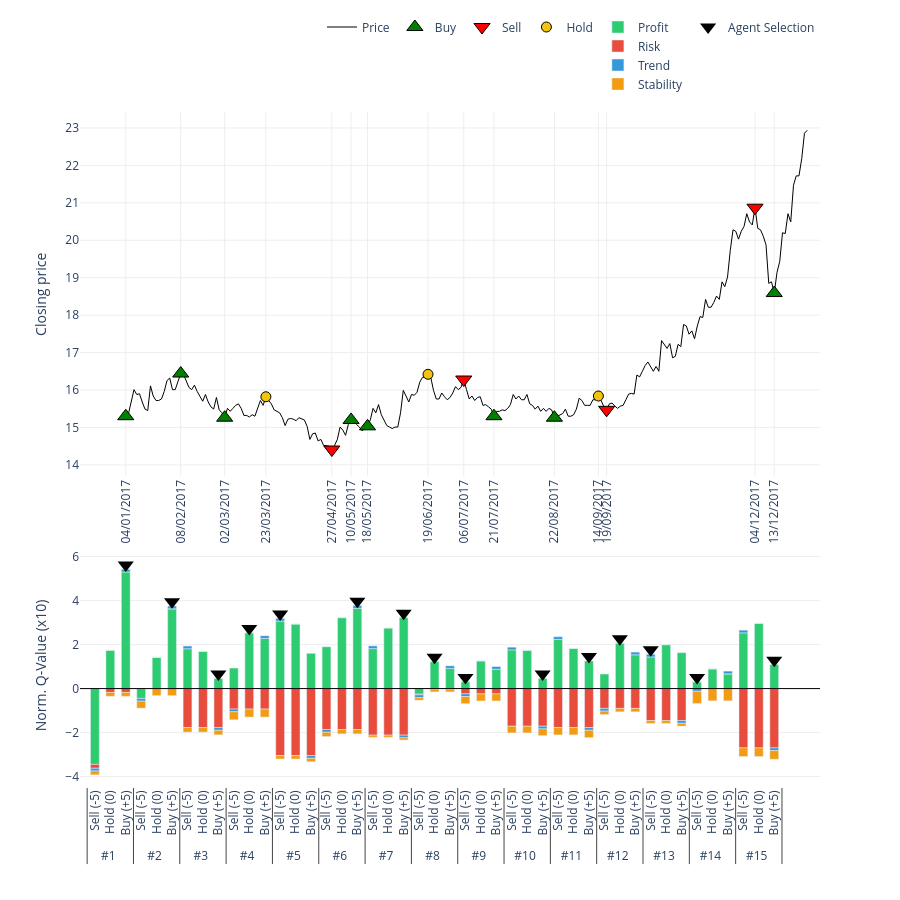

The notebook cell saved with this chart:
### Code cell
# 2. Gọi hàm vẽ (Truyền đúng tên biến vào)
plot_agent_reasoning_minimalist(
    ticker='VCB',                    # Tên mã cổ phiếu hiển thị trên tiêu đề
    df_price=df_processed_test_VCB,  # Dữ liệu giá
    actions=actions_VCB,             # Hành động thực tế
    q_history=q_values_history_VCB,      # Lịch sử Q-value (Input quan trọng)
    critical_indices=index_list_VCB,     # Danh sách các điểm cần vẽ
    scale=10                       # Thang đo hiển thị (để cột cao khoảng 50 đơn vị cho đẹp)
)

### Figure 1 — Plotly figure (JSON) as saved in the notebook; plotly's stock layout.template omitted (floating-point values rounded to 4 significant figures; data arrays with more than 128 entries replaced by an {"elided": "..."} marker saying what was removed)
{"data": [{"hoverinfo": "x+y", "line": {"color": "black", "width": 1}, "mode": "lines", "name": "Price", "type": "scatter", "x": {"elided": "250 str values"}, "xaxis": "x", "y": {"elided": "250 float values"}, "yaxis": "y"}, {"marker": {"color": "green", "line": {"color": "black", "width": 1}, "size": 14, "symbol": "triangle-up"}, "mode": "markers", "name": "Buy", "type": "scatter", "x": ["04/01/2017", "08/02/2017", "02/03/2017", "10/05/2017", "18/05/2017", "21/07/2017", "22/08/2017", "13/12/2017"], "xaxis": "x", "y": [15.3, 16.44, 15.26, 15.2, 15.03, 15.3, 15.26, 18.59], "yaxis": "y"}, {"marker": {"color": "red", "line": {"color": "black", "width": 1}, "size": 14, "symbol": "triangle-down"}, "mode": "markers", "name": "Sell", "type": "scatter", "x": ["27/04/2017", "06/07/2017", "19/09/2017", "04/12/2017"], "xaxis": "x", "y": [14.41, 16.28, 15.47, 20.87], "yaxis": "y"}, {"marker": {"color": "#f1c40f", "line": {"color": "black", "width": 1}, "size": 10, "symbol": "circle"}, "mode": "markers", "name": "Hold", "type": "scatter", "x": ["23/03/2017", "19/06/2017", "14/09/2017"], "xaxis": "x", "y": [15.82, 16.42, 15.84], "yaxis": "y"}, {"legendgroup": "comp", "marker": {"color": "#2ecc71"}, "name": "Profit", "type": "bar", "x": [["#1", "#1", "#1", "#2", "#2", "#2", "#3", "#3", "#3", "#4", "#4", "#4", "#5", "#5", "#5", "#6", "#6", "#6", "#7", "#7", "#7", "#8", "#8", "#8", "#9", "#9", "#9", "#10", "#10", "#10", "#11", "#11", "#11", "#12", "#12", "#12", "#13", "#13", "#13", "#14", "#14", "#14", "#15", "#15", "#15"], ["Sell (-5)", "Hold (0)", "Buy (+5)", "Sell (-5)", "Hold (0)", "Buy (+5)", "Sell (-5)", "Hold (0)", "Buy (+5)", "Sell (-5)", "Hold (0)", "Buy (+5)", "Sell (-5)", "Hold (0)", "Buy (+5)", "Sell (-5)", "Hold (0)", "Buy (+5)", "Sell (-5)", "Hold (0)", "Buy (+5)", "Sell (-5)", "Hold (0)", "Buy (+5)", "Sell (-5)", "Hold (0)", "Buy (+5)", "Sell (-5)", "Hold (0)", "Buy (+5)", "Sell (-5)", "Hold (0)", "Buy (+5)", "Sell (-5)", "Hold (0)", "Buy (+5)", "Sell (-5)", "Hold (0)", "Buy (+5)", "Sell (-5)", "Hold (0)", "Buy (+5)", "Sell (-5)", "Hold (0)", "Buy (+5)"]], "xaxis": "x2", "y": [-3.447, 1.741, 5.3, -0.4475, 1.425, 3.629, 1.811, 1.69, 0.4578, 0.933, 2.537, 2.279, 3.07, 2.934, 1.602, 1.9, 3.225, 3.649, 1.817, 2.756, 3.228, -0.2556, 1.228, 0.9114, 0.3088, 1.258, 0.8769, 1.759, 1.739, 0.462, 2.233, 1.827, 1.255, 0.6614, 2.069, 1.536, 1.438, 1.996, 1.632, 0.3094, 0.902, 0.6707, 2.533, 2.967, 1.089], "yaxis": "y2"}, {"legendgroup": "comp", "marker": {"color": "#e74c3c"}, "name": "Risk", "type": "bar", "x": [["#1", "#1", "#1", "#2", "#2", "#2", "#3", "#3", "#3", "#4", "#4", "#4", "#5", "#5", "#5", "#6", "#6", "#6", "#7", "#7", "#7", "#8", "#8", "#8", "#9", "#9", "#9", "#10", "#10", "#10", "#11", "#11", "#11", "#12", "#12", "#12", "#13", "#13", "#13", "#14", "#14", "#14", "#15", "#15", "#15"], ["Sell (-5)", "Hold (0)", "Buy (+5)", "Sell (-5)", "Hold (0)", "Buy (+5)", "Sell (-5)", "Hold (0)", "Buy (+5)", "Sell (-5)", "Hold (0)", "Buy (+5)", "Sell (-5)", "Hold (0)", "Buy (+5)", "Sell (-5)", "Hold (0)", "Buy (+5)", "Sell (-5)", "Hold (0)", "Buy (+5)", "Sell (-5)", "Hold (0)", "Buy (+5)", "Sell (-5)", "Hold (0)", "Buy (+5)", "Sell (-5)", "Hold (0)", "Buy (+5)", "Sell (-5)", "Hold (0)", "Buy (+5)", "Sell (-5)", "Hold (0)", "Buy (+5)", "Sell (-5)", "Hold (0)", "Buy (+5)", "Sell (-5)", "Hold (0)", "Buy (+5)", "Sell (-5)", "Hold (0)", "Buy (+5)"]], "xaxis": "x2", "y": [-0.1762, -0.1762, -0.1762, 0, 0, 0, -1.772, -1.772, -1.772, -0.931, -0.931, -0.931, -3.048, -3.048, -3.048, -1.862, -1.862, -1.862, -2.117, -2.117, -2.117, -0.03003, -0.03003, -0.03003, -0.2403, -0.2403, -0.2403, -1.712, -1.712, -1.712, -1.772, -1.772, -1.772, -0.901, -0.901, -0.901, -1.457, -1.457, -1.457, 0, 0, 0, -2.697, -2.697, -2.697], "yaxis": "y2"}, {"legendgroup": "comp", "marker": {"color": "#3498db"}, "name": "Trend", "type": "bar", "x": [["#1", "#1", "#1", "#2", "#2", "#2", "#3", "#3", "#3", "#4", "#4", "#4", "#5", "#5", "#5", "#6", "#6", "#6", "#7", "#7", "#7", "#8", "#8", "#8", "#9", "#9", "#9", "#10", "#10", "#10", "#11", "#11", "#11", "#12", "#12", "#12", "#13", "#13", "#13", "#14", "#14", "#14", "#15", "#15", "#15"], ["Sell (-5)", "Hold (0)", "Buy (+5)", "Sell (-5)", "Hold (0)", "Buy (+5)", "Sell (-5)", "Hold (0)", "Buy (+5)", "Sell (-5)", "Hold (0)", "Buy (+5)", "Sell (-5)", "Hold (0)", "Buy (+5)", "Sell (-5)", "Hold (0)", "Buy (+5)", "Sell (-5)", "Hold (0)", "Buy (+5)", "Sell (-5)", "Hold (0)", "Buy (+5)", "Sell (-5)", "Hold (0)", "Buy (+5)", "Sell (-5)", "Hold (0)", "Buy (+5)", "Sell (-5)", "Hold (0)", "Buy (+5)", "Sell (-5)", "Hold (0)", "Buy (+5)", "Sell (-5)", "Hold (0)", "Buy (+5)", "Sell (-5)", "Hold (0)", "Buy (+5)", "Sell (-5)", "Hold (0)", "Buy (+5)"]], "xaxis": "x2", "y": [-0.1234, 0, 0.1234, -0.1234, 0, 0.1234, 0.1234, 0, -0.1234, -0.1234, 0, 0.1234, 0.1234, 0, -0.1234, -0.1234, 0, 0.1234, 0.1234, 0, -0.1234, -0.1234, 0, 0.1234, -0.1234, 0, 0.1234, 0.1234, 0, -0.1234, 0.1234, 0, -0.1234, -0.1234, 0, 0.1234, 0.1234, 0, -0.1234, -0.1234, 0, 0.1234, 0.1234, 0, -0.1234], "yaxis": "y2"}, {"legendgroup": "comp", "marker": {"color": "#f39c12"}, "name": "Stability", "type": "bar", "x": [["#1", "#1", "#1", "#2", "#2", "#2", "#3", "#3", "#3", "#4", "#4", "#4", "#5", "#5", "#5", "#6", "#6", "#6", "#7", "#7", "#7", "#8", "#8", "#8", "#9", "#9", "#9", "#10", "#10", "#10", "#11", "#11", "#11", "#12", "#12", "#12", "#13", "#13", "#13", "#14", "#14", "#14", "#15", "#15", "#15"], ["Sell (-5)", "Hold (0)", "Buy (+5)", "Sell (-5)", "Hold (0)", "Buy (+5)", "Sell (-5)", "Hold (0)", "Buy (+5)", "Sell (-5)", "Hold (0)", "Buy (+5)", "Sell (-5)", "Hold (0)", "Buy (+5)", "Sell (-5)", "Hold (0)", "Buy (+5)", "Sell (-5)", "Hold (0)", "Buy (+5)", "Sell (-5)", "Hold (0)", "Buy (+5)", "Sell (-5)", "Hold (0)", "Buy (+5)", "Sell (-5)", "Hold (0)", "Buy (+5)", "Sell (-5)", "Hold (0)", "Buy (+5)", "Sell (-5)", "Hold (0)", "Buy (+5)", "Sell (-5)", "Hold (0)", "Buy (+5)", "Sell (-5)", "Hold (0)", "Buy (+5)", "Sell (-5)", "Hold (0)", "Buy (+5)"]], "xaxis": "x2", "y": [-0.1762, -0.1762, -0.1762, -0.3194, -0.3194, -0.3194, -0.2085, -0.2085, -0.2085, -0.3642, -0.3642, -0.3642, -0.1532, -0.1532, -0.1532, -0.1964, -0.1964, -0.1964, -0.09894, -0.09894, -0.09894, -0.1209, -0.1209, -0.1209, -0.3226, -0.3226, -0.3226, -0.3028, -0.3028, -0.3028, -0.3351, -0.3351, -0.3351, -0.1568, -0.1568, -0.1568, -0.127, -0.127, -0.127, -0.5564, -0.5564, -0.5564, -0.3921, -0.3921, -0.3921], "yaxis": "y2"}, {"marker": {"color": "black", "size": 14, "symbol": "triangle-down"}, "mode": "markers", "name": "Agent Selection", "showlegend": true, "type": "scatter", "x": [["#1", "#2", "#3", "#4", "#5", "#6", "#7", "#8", "#9", "#10", "#11", "#12", "#13", "#14", "#15"], ["Buy (+5)", "Buy (+5)", "Buy (+5)", "Hold (0)", "Sell (-5)", "Buy (+5)", "Buy (+5)", "Hold (0)", "Sell (-5)", "Buy (+5)", "Buy (+5)", "Hold (0)", "Sell (-5)", "Sell (-5)", "Buy (+5)"]], "xaxis": "x2", "y": [5.623, 3.953, 0.6578, 2.737, 3.393, 3.972, 3.428, 1.428, 0.5088, 0.662, 1.455, 2.269, 1.762, 0.5094, 1.289], "yaxis": "y2"}], "layout": {"bargap": 0.4, "bargroupgap": 0.05, "barmode": "relative", "height": 900, "legend": {"orientation": "h", "x": 1, "xanchor": "right", "y": 1.02, "yanchor": "bottom"}, "plot_bgcolor": "white", "shapes": [{"line": {"color": "black", "dash": "solid", "width": 1}, "type": "line", "x0": 0, "x1": 1, "xref": "x2 domain", "y0": 0, "y1": 0, "yref": "y2"}], "showlegend": true, "xaxis": {"anchor": "y", "domain": [0, 1], "gridcolor": "#eee", "rangeslider": {"visible": false}, "showgrid": true, "tickangle": -90, "tickmode": "array", "ticktext": ["04/01/2017", "08/02/2017", "02/03/2017", "23/03/2017", "27/04/2017", "10/05/2017", "18/05/2017", "19/06/2017", "06/07/2017", "21/07/2017", "22/08/2017", "14/09/2017", "19/09/2017", "04/12/2017", "13/12/2017"], "tickvals": ["04/01/2017", "08/02/2017", "02/03/2017", "23/03/2017", "27/04/2017", "10/05/2017", "18/05/2017", "19/06/2017", "06/07/2017", "21/07/2017", "22/08/2017", "14/09/2017", "19/09/2017", "04/12/2017", "13/12/2017"]}, "xaxis2": {"anchor": "y2", "domain": [0, 1], "showticklabels": true, "tickangle": -90, "title": {"text": ""}, "type": "multicategory"}, "yaxis": {"anchor": "x", "domain": [0.46, 1], "gridcolor": "#eee", "showgrid": true, "title": {"text": "Closing price"}}, "yaxis2": {"anchor": "x2", "domain": [0, 0.36], "gridcolor": "#eee", "showgrid": true, "title": {"text": "Norm. Q-Value (x10)"}}}}
